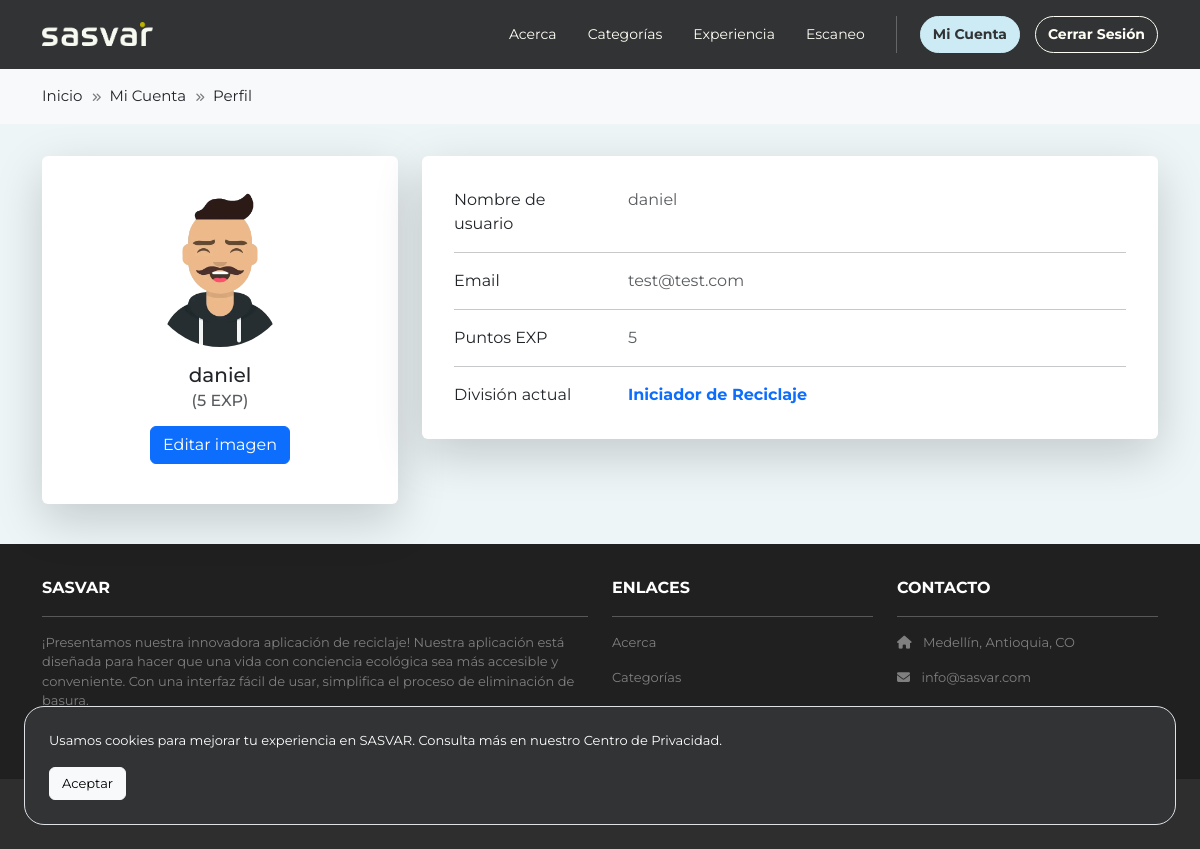
The page /mi-cuenta/perfil (signed in) on the database as committed earlier.
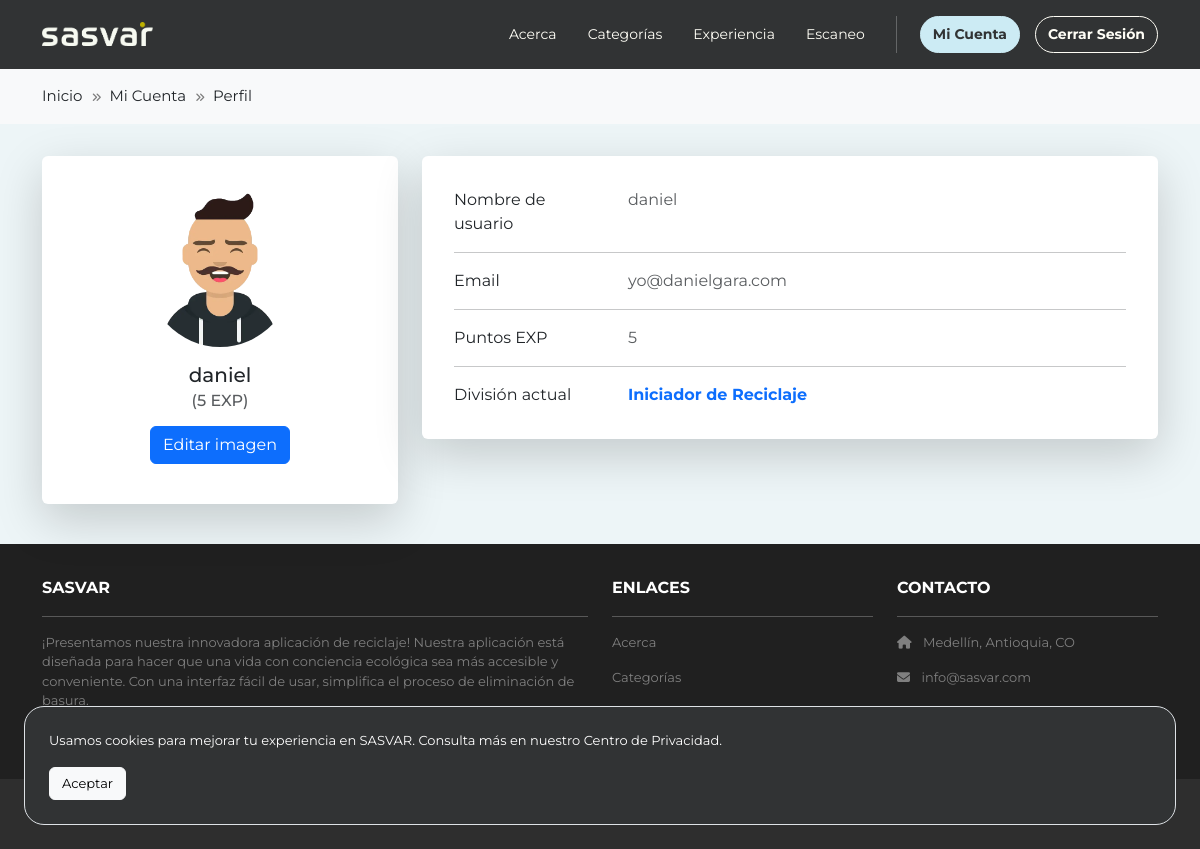
The same page on the database as committed later.
### accounts/models.py (models this page shows, shortened)
class User(AbstractUser):
    email = models.CharField(max_length=30, unique=True)
    profile_picture = models.ImageField(upload_to='profile_pics', blank=True, null=True)
    experience_points = models.IntegerField(default=0)

class Ranking(models.Model):
    name = models.CharField(max_length=100)
    level = models.PositiveIntegerField()
    from_points = models.PositiveIntegerField()
    to_points = models.PositiveIntegerField()
    image = models.ImageField(upload_to='rankings_images/', blank=True, null=True)

### accounts/views.py (the view)
# urls.py: path('perfil', views.profile, name='accounts.profile'),
@login_required
def profile(request):
    if request.method == 'POST' and request.FILES.get('profile_pic'):
        request.user.profile_picture = request.FILES.get('profile_pic')
        request.user.save()
        return redirect('accounts.profile')
    viewData = {}
    viewData["title"] = "Perfil"
    viewData["breadcrumbItems"] = [
        {"name": "Inicio", "route": "home.index"},
        {"name": "Mi Cuenta", "route": "accounts.index"},
        {"name": "Perfil", "route": "accounts.profile"},
    ]
    viewData["user"] = request.user
    user_points = request.user.experience_points
    user_ranking = Ranking.objects.filter(from_points__lte=user_points, to_points__gte=user_points).first()
    viewData["ranking"] = user_ranking
    return render(request, 'accounts/profile.html', {"viewData": viewData})

### accounts/templates/accounts/profile.html (shortened to what this page needs)
{% extends 'base.html' %}
{% block content %}
{% load static %}
<div class="p-3">
  <div class="container">
    <div class="row mt-3">
      <div class="col-lg-4">
        <div class="card mb-4 shadow-lg p-3 mb-4 bg-white rounded border-0">
          <form method="post" enctype="multipart/form-data" id="profilePicForm">
            <div class="card-body text-center ">
              {% if viewData.user.profile_picture %}
              <img src="{{ viewData.user.profile_picture.url }}" alt="avatar"
                class="rounded-circle img-fluid img-profile">
              {% else %}
              <img src="{% static 'images/ava3.webp' %}" alt="avatar"
                class="rounded-circle img-fluid img-profile">
              {% endif %}
              <h5 class="my-3 mb-1">{{ viewData.user.username }}</h5>
              <h6 class="text-muted mb-3">({{ viewData.user.experience_points }} EXP)</h6>
              <div class="d-flex justify-content-center mb-2">
                <label for="profilePicInput" class="btn btn-primary">Editar imagen</label>
              </div>
            </div>
          </form>
        </div>
      </div>
      <div class="col-lg-8">
        <div class="card mb-4 shadow-lg p-3 mb-4 bg-white rounded border-0">
          <div class="card-body">
            <div class="row">
              <div class="col-sm-3">
                <p class="mb-0">Nombre de usuario</p>
              </div>
              <div class="col-sm-9">
                <p class="text-muted mb-0">{{ viewData.user.username }}</p>
              </div>
            </div>
            <hr>
            <div class="row">
              <div class="col-sm-3">
                <p class="mb-0">Email</p>
              </div>
              <div class="col-sm-9">
                <p class="text-muted mb-0">{{ viewData.user.email }}</p>
              </div>
            </div>
            <hr>
            <div class="row">
              <div class="col-sm-3">
                <p class="mb-0">Puntos EXP</p>
              </div>
              <div class="col-sm-9">
                <p class="text-muted mb-0">{{ viewData.user.experience_points }}</p>
              </div>
            </div>
            <hr>
            <div class="row">
              <div class="col-sm-3">
                <p class="mb-0">División actual</p>
              </div>
              <div class="col-sm-9">
                <p class="text-muted mb-0 fw-bold">
                  <a class="text-decoration-none" href="{% url 'accounts.rankings' %}">{{ viewData.ranking.name }}</a>
                </p>
              </div>
            </div>
          </div>
        </div>
      </div>
    </div>
  </div>
</div>
{% endblock content %}

### recycling/templates/base.html (shortened to what this page needs)
<!DOCTYPE html>
<html>
  {% load static %}
  <head>
    <link href="https://cdn.jsdelivr.net/npm/bootstrap@5.3.2/dist/css/bootstrap.min.css" rel="stylesheet">
    <link rel="stylesheet" type="text/css" href="{% static 'css/style.css' %}">
    <link rel="stylesheet" href="https://cdnjs.cloudflare.com/ajax/libs/font-awesome/6.1.1/css/all.min.css">
  </head>
  <body>
    <nav class="p-3 navbar navbar-dark bg-dark navbar-expand-lg bg-body-sasvar pb-3">
      <div class="container">
        <a class="navbar-brand" href="{% url 'home.index' %}">
          <img src="{% static 'images/logo-sasvar.png' %}" alt="logo" height="24" class="me-2" />
        </a>
        <div class="collapse navbar-collapse" id="navbarNavAltMarkup">
          <div class="navbar-nav ms-auto navbar-ml">
            <a class="nav-link" href="{% url 'home.about' %}">Acerca</a>
            <a class="nav-link" href="{% url 'home.categories' %}">Categorías</a>
            <a class="nav-link" href="{% url 'home.experience' %}">Experiencia</a>
            <a class="nav-link sv-mr" href="{% url 'scanner.index' %}">Escaneo</a>
            {% if user.is_authenticated %}
              <a class="btn btn-primary btn-sv btn-sv-mt" href="{% url 'accounts.index' %}">Mi Cuenta</a>
              <a class="btn btn-primary btn-sv-secondary btn-svs-mt" href="{% url 'accounts.logout' %}">Cerrar Sesión</a>
            {% else %}
              <a class="btn btn-primary btn-sv btn-sv-mt" href="{% url 'accounts.login' %}">Iniciar Sesión</a>
              <a class="btn btn-primary btn-sv-secondary btn-svs-mt" href="{% url 'accounts.signup' %}">Registro</a>
            {% endif %}
          </div>
        </div>
      </div>
    </nav>
    {% include 'breadcrumb.html' %}
    <div class="sv-blue">
      {% block content %}
      {% endblock content %}
    </div>
    {% include 'cookieconsent.html' %}
    <section class="p-3 rc-footer d-none d-md-block">
      <div class="container">
        <div class="row mt-3 text-white">
          <div class="col-md-6 col-lg-6 col-xl-6 mx-auto mb-4">
            <b>SASVAR</b>
            <hr />
            <p class="font-13 rc-footer-font">¡Presentamos nuestra innovadora aplicación de reciclaje! Nuestra
              aplicación está diseñada para hacer que una vida con conciencia ecológica sea más accesible y
              conveniente. Con una interfaz fácil de usar, simplifica el proceso de eliminación de basura.</p>
          </div>
          <div class="col-md-3 col-lg-3 col-xl-3 mx-auto mb-4">
            <b>ENLACES</b>
            <hr />
            <p class="font-13 rc-footer-font"><a class="nav-link" href="{% url 'home.about' %}">Acerca</a></p>
            <p class="font-13 rc-footer-font"><a class="nav-link" href="{% url 'home.categories' %}">Categorías</a></p>
            <p class="font-13 rc-footer-font"><a class="nav-link" href="{% url 'scanner.index' %}">Escaneo</a></p>
          </div>
          <div class="col-md-3 col-lg-3 col-xl-3 mx-auto mb-4">
            <b>CONTACTO</b>
            <hr />
            <p class="font-13 rc-footer-font"><i class="fas fa-home me-2"></i> Medellín, Antioquia, CO</p>
            <p class="font-13 rc-footer-font"><i class="fas fa-envelope me-2"></i> info@sasvar.com</p>
            <p class="font-13 rc-footer-font"> +57 (604) 2619500</p>
          </div>
        </div>
      </div>
    </section>
    <section class="p-3 rc-footer-bottom">
      <div class="container d-flex justify-content-between">
        <div class="me-5 rc-footer-bottom-copy text-white">
          <span>DISEÑADO POR <a href="https://www.eafit.edu.co" target="_blank">EAFIT</a></span>
        </div>
        <div class="rc-footer-bottom-copy text-white font-13">
          <span>© Copyright - 2024</span>
        </div>
      </div>
    </section>
  </body>
</html>

### recycling/templates/breadcrumb.html
{% if viewData.breadcrumbItems %}
<section class="p-3 rc-breadcrumb">
  <div class="container d-flex justify-content-between">
    <div class="me-5 rc-header-top-contact">
      {% for item in viewData.breadcrumbItems %}
        {% if forloop.first %}
          <span><a href="{% url item.route %}">{{ item.name }}</a></span>
        {% elif forloop.last %}
          <span class="rc-breadcrumb-item">{{ item.name }}</span>
        {% else %}
          <span class="rc-breadcrumb-item"><a href="{% url item.route %}">{{ item.name }}</a></span>
        {% endif %}
      {% endfor %}
    </div>
  </div>
</section>
{% endif %}

### recycling/templates/cookieconsent.html (shortened to what this page needs)
<div id="cookieConsentPopup" class="cookie-consent" style="display:none">
  <div class="fixed-bottom p-4">
    <div class="bg-dark text-white w-100 mw-100 border sv-border-20">
      <div class="p-4 d-flex flex-column">
      <p class="font-13">Usamos cookies para mejorar tu experiencia en SASVAR. Consulta más en nuestro Centro de Privacidad.</p>
      <div class="ml-auto">
        <button class="btn btn-light font-13" onclick="acceptCookies()">Aceptar</button>
      </div>
    </div>
    </div>
  </div>
</div>

### recycling/static/css/style.css (style rules this page uses)
body { font-family: 'Montserrat'; background-color: #FFF; }
.sv-blue { background-color: #EDF5F7; }
.rc-header-top-contact { font-size: 15px; }
.rc-footer { background-color: #202020; }
.rc-footer-bottom { background-color: #2E2E2E; }
.rc-footer-bottom-copy { font-size: 14px; margin: 0; line-height: 38px; }
.rc-footer-bottom-copy a { color: #6ab43e; text-decoration: none; }
.rc-footer-font { color: #7F7F7F; }
.bg-body-sasvar { background-color: #252527; }
.bg-body-sasvar a.nav-link { color: #FFFEF6 !important; font-size: 14px; }
.navbar-brand { margin-top: -5px !important; }
.rc-breadcrumb { --bs-bg-opacity: 1; background-color: rgba(var(--bs-tertiary-bg-rgb),var(--bs-bg-opacity))!important; }
.rc-breadcrumb-item::before { color: #7c7c7c; content: "\f101"; display: inline-block; font-family: "FontAwesome"; font-size: 10px; padding: 0 8px 0 5px; }
.rc-breadcrumb a, .rc-breadcrumb-item a { color: var(--bs-body-color) !important; text-decoration: none !important; }
.img-profile { width: 150px; }
.sv-border-20 { border-radius: 20px !important; }
.font-13 { font-size: 13px; }
.bg-dark { background-color: #313334 !important; }
@media (min-width: 992px) { .navbar-ml a { margin-left: 15px; } }
@media (min-width: 992px) { .sv-mr { margin-right: 15px; } }
.btn-sv, .btn-sv:active, .btn-sv:focus { background-color: #CCEBF4 !important; color: #313334 !important; border-radius: 20px; border: 1px solid #CCEBF4 !important; font-size: 14px; font-weight: bold; display: flex; align-items: center; justify-content: center; }
.btn-sv-secondary, .btn-sv-secondary:active, .btn-sv-secondary:focus { background-color: #313334 !important; color: #FFFEF6 !important; border-radius: 20px; border: 1px solid #FFFEF6 !important; font-size: 14px; display: flex; align-items: center; justify-content: center; font-weight: bold; }

Rows that differ between the two databases and show on the page:
changed User "daniel": user.email "test@test.com" → "yo@danielgara.com"
